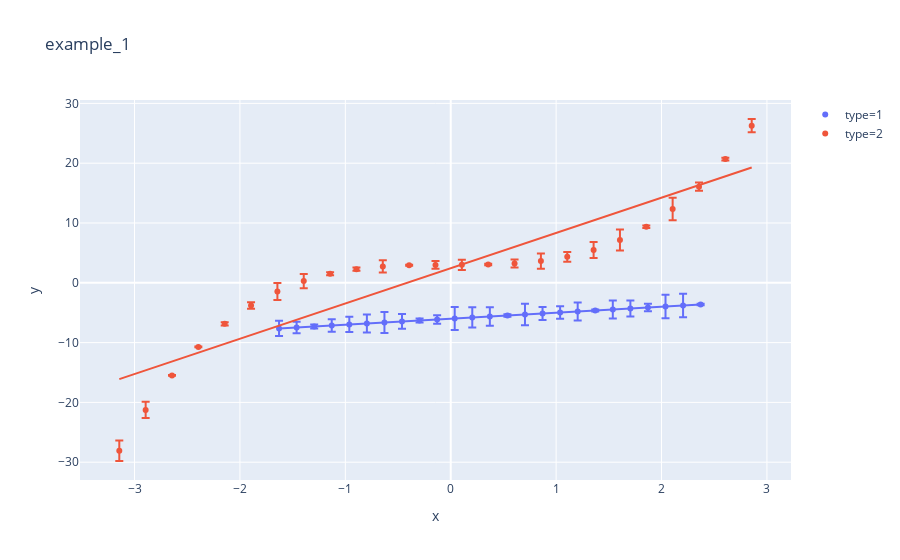

The cell this chart's notebook holds for it:
### Markdown cell above
### Plotly Express

### Code cell
fig = px.scatter(df,x='x', y='y', color='type',error_y='err', title = 'example_1', trendline = 'ols', color_continuous_scale='Bluered_r')

fig.show()
# results = px.get_trendline_results(fig) 
# print(results)

### Figure 1 — Plotly figure (JSON) as saved in the notebook; plotly's stock layout.template omitted (floating-point values rounded to 4 significant figures)
{"data": [{"error_y": {"array": [1.276, 0.9621, 0.3404, 1.051, 1.275, 1.5, 1.761, 1.225, 0.3358, 0.7222, 1.931, 1.694, 1.56, 0.2103, 1.784, 1.089, 1.033, 1.503, 0.1679, 1.517, 1.323, 0.6442, 1.962, 1.964, 0.107]}, "hoverlabel": {"namelength": 0}, "hovertemplate": "type=1<br>x=%{x}<br>y=%{y}", "legendgroup": "type=1", "marker": {"color": "#636efa", "symbol": "circle"}, "mode": "markers", "name": "type=1", "showlegend": true, "type": "scatter", "x": [-1.629, -1.462, -1.296, -1.129, -0.9624, -0.7957, -0.629, -0.4624, -0.2957, -0.129, 0.03762, 0.2043, 0.371, 0.5376, 0.7043, 0.871, 1.038, 1.204, 1.371, 1.538, 1.704, 1.871, 2.038, 2.204, 2.371], "xaxis": "x", "y": [-7.629, -7.462, -7.296, -7.129, -6.962, -6.796, -6.629, -6.462, -6.296, -6.129, -5.962, -5.796, -5.629, -5.462, -5.296, -5.129, -4.962, -4.796, -4.629, -4.462, -4.296, -4.129, -3.962, -3.796, -3.629], "yaxis": "y"}, {"hoverlabel": {"namelength": 0}, "hovertemplate": "<b>OLS trendline</b><br>y = 1.000000 * x + -6.000000<br>R<sup>2</sup>=1.000000<br><br>type=1<br>x=%{x}<br>y=%{y} <b>(trend)</b>", "legendgroup": "type=1", "marker": {"color": "#636efa", "symbol": "circle"}, "mode": "lines", "name": "type=1", "showlegend": false, "type": "scatter", "x": [-1.629, -1.462, -1.296, -1.129, -0.9624, -0.7957, -0.629, -0.4624, -0.2957, -0.129, 0.03762, 0.2043, 0.371, 0.5376, 0.7043, 0.871, 1.038, 1.204, 1.371, 1.538, 1.704, 1.871, 2.038, 2.204, 2.371], "xaxis": "x", "y": [-7.629, -7.462, -7.296, -7.129, -6.962, -6.796, -6.629, -6.462, -6.296, -6.129, -5.962, -5.796, -5.629, -5.462, -5.296, -5.129, -4.962, -4.796, -4.629, -4.462, -4.296, -4.129, -3.962, -3.796, -3.629], "yaxis": "y"}, {"error_y": {"array": [1.704, 1.361, 0.06771, 0.05893, 0.2749, 0.552, 1.424, 1.203, 0.2447, 0.2641, 1.019, 0.09377, 0.6543, 0.8681, 0.1241, 0.6802, 1.257, 0.8157, 1.331, 1.755, 0.2141, 1.891, 0.692, 0.2457, 1.111]}, "hoverlabel": {"namelength": 0}, "hovertemplate": "type=2<br>x=%{x}<br>y=%{y}", "legendgroup": "type=2", "marker": {"color": "#EF553B", "symbol": "circle"}, "mode": "markers", "name": "type=2", "showlegend": true, "type": "scatter", "x": [-3.145, -2.895, -2.645, -2.395, -2.145, -1.895, -1.645, -1.395, -1.145, -0.8946, -0.6446, -0.3946, -0.1446, 0.1054, 0.3554, 0.6054, 0.8554, 1.105, 1.355, 1.605, 1.855, 2.105, 2.355, 2.605, 2.855], "xaxis": "x", "y": [-28.1, -21.25, -15.5, -10.73, -6.864, -3.801, -1.448, 0.2875, 1.5, 2.284, 2.732, 2.939, 2.997, 3.001, 3.045, 3.222, 3.626, 4.351, 5.49, 7.137, 9.387, 12.33, 16.07, 20.69, 26.28], "yaxis": "y"}, {"hoverlabel": {"namelength": 0}, "hovertemplate": "<b>OLS trendline</b><br>y = 5.900249 * x + 2.440205<br>R<sup>2</sup>=0.834761<br><br>type=2<br>x=%{x}<br>y=%{y} <b>(trend)</b>", "legendgroup": "type=2", "marker": {"color": "#EF553B", "symbol": "circle"}, "mode": "lines", "name": "type=2", "showlegend": false, "type": "scatter", "x": [-3.145, -2.895, -2.645, -2.395, -2.145, -1.895, -1.645, -1.395, -1.145, -0.8946, -0.6446, -0.3946, -0.1446, 0.1054, 0.3554, 0.6054, 0.8554, 1.105, 1.355, 1.605, 1.855, 2.105, 2.355, 2.605, 2.855], "xaxis": "x", "y": [-16.11, -14.64, -13.16, -11.69, -10.21, -8.739, -7.263, -5.788, -4.313, -2.838, -1.363, 0.1118, 1.587, 3.062, 4.537, 6.012, 7.487, 8.962, 10.44, 11.91, 13.39, 14.86, 16.34, 17.81, 19.29], "yaxis": "y"}], "layout": {"legend": {"tracegroupgap": 0}, "title": {"text": "example_1"}, "xaxis": {"anchor": "y", "domain": [0, 1], "title": {"text": "x"}}, "yaxis": {"anchor": "x", "domain": [0, 1], "title": {"text": "y"}}}}
